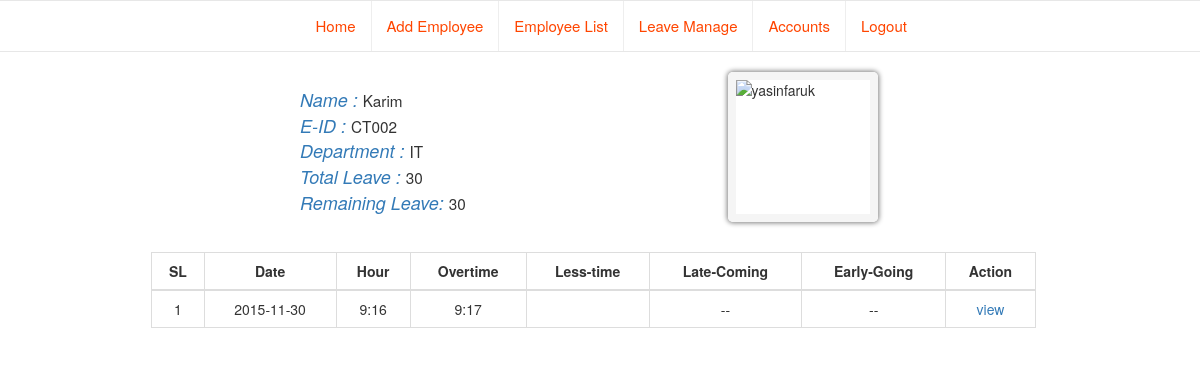
/single_employee_data.php?e_id=CT002, run on the app's committed database.
### tables this page shows
CREATE TABLE IF NOT EXISTS `add_employee` (
`id` int(11) NOT NULL,
  `role_employee` varchar(20) NOT NULL,
  `e_id` varchar(10) NOT NULL,
  `name` varchar(20) NOT NULL,
  `age` varchar(3) NOT NULL,
  `department` varchar(10) NOT NULL,
  `salary` varchar(5) NOT NULL,
  `image` varchar(20) NOT NULL,
  `total_leave` int(3) NOT NULL,
  `email` varchar(20) NOT NULL,
  `password` varchar(20) NOT NULL
);

CREATE TABLE IF NOT EXISTS `working_hour` (
`id` int(11) NOT NULL,
  `e_id` varchar(10) NOT NULL,
  `date_value` date NOT NULL,
  `total_hour` int(3) NOT NULL
);

CREATE TABLE IF NOT EXISTS `employee_time_in` (
`id` int(11) NOT NULL,
  `e_id` varchar(10) NOT NULL,
  `date_value` date NOT NULL,
  `time_in` varchar(15) NOT NULL,
  `time_out` varchar(15) NOT NULL,
  `late_coming` varchar(200) NOT NULL,
  `early_going` varchar(200) NOT NULL
);

### single_employee_data.php (the view, shortened to what this page needs)
<?php
include('navbar.php');
include('pdo.php');
include('database.php');
$dbconnection = $connection_object->connection('localhost', $dbusername, $dbpassword, $dbname);
$em_id = $_GET['e_id'];
$view = "SELECT * FROM add_employee, employee_time_in, working_hour WHERE add_employee.e_id='$em_id' AND employee_time_in.e_id='$em_id' AND working_hour.e_id='$em_id'";
$data = $dbconnection->query($view);
$row = $data->fetch(PDO::FETCH_ASSOC);
?>
<!doctype html>
<html lang="en">
    <head>
        <link rel="stylesheet" href="css/bootstrap.min.css">
        <link rel="stylesheet" href="css/jquery-ui.structure.min.css">
        <link rel="stylesheet" href="css/jquery-ui.theme.min.css">
        <link rel="stylesheet" href="css/jquery-ui.css">
    </head>
    <body>
        <div class="row">
                <div class="col-md-7 col-md-offset-2 employee_part">
                    <div class="col-md-6">
                        <div class="employee_info">
                            <span><em class="text-primary">Name : </em><small><?php echo $row['name'] ?></small></span><br>
                            <span><em class="text-primary">E-ID : </em><small><?php echo $row['e_id'] ?></small></span><br>
                            <span><em class="text-primary">Department : </em><small><?php echo $row['department'] ?></small></span><br>
                            <span><em class="text-primary">Total Leave : </em><small><?php echo 30; ?></small></span><br>
                            <span><em class="text-primary">Remaining Leave: </em><small><?php echo $row['total_leave']; ?></small></span><br>
                        </div>
                    </div>
                    <div class="col-md-6">
                        <img src="https://goo.gl/KDsthX" class="employee-image pull-right" alt="yasinfaruk">
                    </div>
                </div>
                <div class="col-md-11 info-table">
                    <div class="col-md-10 col-md-offset-1">
                        <table class="table table-bordered table-hover">
                            <thead class="text-center">
                                <tr>
                                    <th class="text-center">SL</th>
                                    <th class="text-center">Date</th>
                                    <th class="text-center">Hour</th>
                                    <th class="text-center">Overtime</th>
                                    <th class="text-center">Less-time</th>
                                    <th class="text-center">Late-Coming</th>
                                    <th class="text-center">Early-Going</th>
                                    <th class="text-center">Action</th>
                                </tr>
                            </thead>
                            <tbody>
                            <?php
                                 $i = 0;
                                 while ($row = $data->fetch(PDO::FETCH_ASSOC)) {
                                     ++$i;
                             ?>
                                <tr class="text-center">
                                    <td><?php echo $i; ?></td>
                                    <td><?php echo $row['date_value'] ?></td>
                                    <td><?php echo $row['time_in'] ?></td>
                                    <td><?php echo $row['time_out'] ?></td>
                                    <td><?php echo $row['reason'] ?></td>
                                    <td>
                                        <?php
                                        echo "--";
                                        ?>
                                    </td>
                                    <td>
                                        <?php
                                        echo "--";
                                        ?>
                                    </td>
                                    <td><a href="">view</a></td>
                                </tr>
                                <?php } ?>
                        </tbody>
                    </table>
                </div>
            </div>
        </div>
    </body>
</html>

### single_employee_data.php (style rules this page uses)
.employee-image { border: 8px solid whitesmoke; border-radius: 5px; box-shadow: 0px 0px 5px 1px grey; width: 150px; height: 150px; }
.employee_part { margin-bottom: 30px; }
.employee_info { font-size: 18px; padding: 15px 0px 0px 80px; }
.info-table { margin-left: 45px; }

### data on the page
add_employee: name "Karim", department "IT", total_leave "30", working_hour.date_value "2015-11-30", employee_time_in.time_in "9:16", employee_time_in.time_out "9:17"
working_hour: e "CT002"
